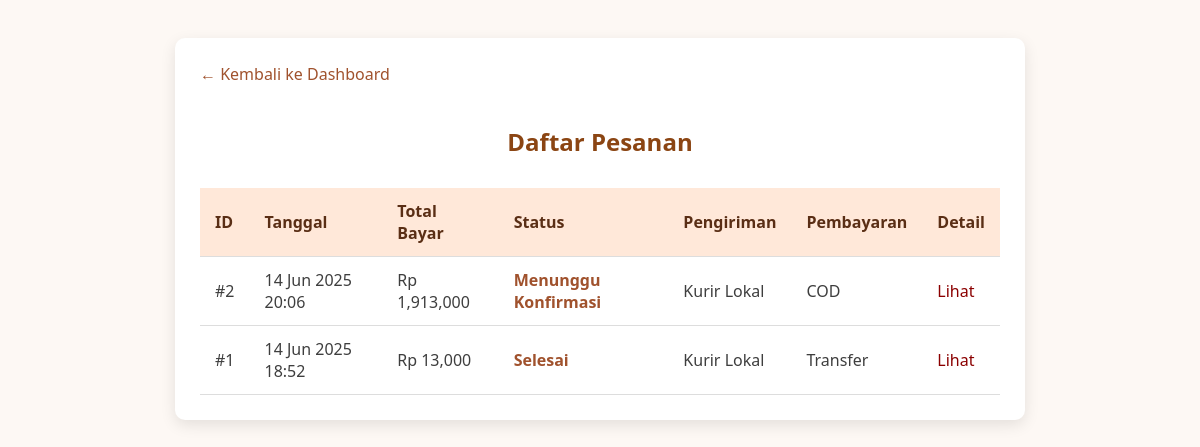
Screenshot of /pesanan.php (signed in) with the database file from the repository.
### tables this page shows
CREATE TABLE `transaksi` (
  `id` int(11) NOT NULL,
  `user_id` int(11) NOT NULL,
  `alamat` text NOT NULL,
  `metode_pengiriman` varchar(50) NOT NULL,
  `metode_pembayaran` varchar(50) NOT NULL,
  `total_bayar` int(11) NOT NULL,
  `biaya_kurir` int(11) NOT NULL,
  `status` varchar(50) DEFAULT 'Menunggu Konfirmasi',
  `created_at` datetime DEFAULT current_timestamp()
);

### pesanan.php (the view, shortened to what this page needs)
<?php
require_once 'config/db.php';
$user_id = $_SESSION['user_id'];
$stmt = $pdo->prepare("
    SELECT t.id, t.created_at, t.total_bayar, t.status, t.metode_pengiriman, t.metode_pembayaran
    FROM transaksi t
    WHERE t.user_id = ?
    ORDER BY t.created_at DESC
");
$stmt->execute([$user_id]);
$pesanan = $stmt->fetchAll();
?>
<!DOCTYPE html>
<html>
<head>
</head>
<body>
<div class="container">
    <a href="index.php" class="back">&larr; Kembali ke Dashboard</a>
    <h2>Daftar Pesanan</h2>
    <?php if (count($pesanan) > 0): ?>
    <table>
        <thead>
            <tr>
                <th>ID</th>
                <th>Tanggal</th>
                <th>Total Bayar</th>
                <th>Status</th>
                <th>Pengiriman</th>
                <th>Pembayaran</th>
                <th>Detail</th>
            </tr>
        </thead>
        <tbody>
        <?php foreach ($pesanan as $row): ?>
            <tr>
                <td>#<?= $row['id'] ?></td>
                <td><?= date('d M Y H:i', strtotime($row['created_at'])) ?></td>
                <td>Rp <?= number_format($row['total_bayar']) ?></td>
                <td class="status"><?= htmlspecialchars($row['status']) ?></td>
                <td><?= htmlspecialchars($row['metode_pengiriman']) ?></td>
                <td><?= htmlspecialchars($row['metode_pembayaran']) ?></td>
                <td><a href="detail_pesanan.php?id=<?= $row['id'] ?>" class="detail">Lihat</a></td>
            </tr>
        <?php endforeach; ?>
        </tbody>
    </table>
    <?php else: ?>
        <p>Belum ada pesanan.</p>
    <?php endif; ?>
</div>
</body>
</html>

### pesanan.php (style rules this page uses)
body { font-family: 'Segoe UI', sans-serif; background-color: #fdf8f4; color: #3e3e3e; padding: 30px; }
.container { max-width: 800px; margin: auto; background-color: #fff; border-radius: 10px; padding: 25px; box-shadow: 0 5px 15px rgba(0,0,0,0.1); }
h2 { text-align: center; margin-bottom: 30px; color: #8b4513; }
table { width: 100%; border-collapse: collapse; }
th, td { padding: 12px 15px; border-bottom: 1px solid #ddd; text-align: left; }
th { background-color: #ffe8d9; color: #5a2e15; }
.status { font-weight: bold; color: #a0522d; }
a.detail { color: #8b0000; text-decoration: none; }
.back { display: inline-block; margin-bottom: 20px; color: #a0522d; text-decoration: none; }

### rows the page displays
transaksi: id "2", created_at "14 Jun 2025 20:06", total_bayar "1,913,000", status "Menunggu Konfirmasi", metode_pengiriman "Kurir Lokal", metode_pembayaran "COD"
transaksi: id "1", created_at "14 Jun 2025 18:52", total_bayar "13,000", status "Selesai", metode_pengiriman "Kurir Lokal", metode_pembayaran "Transfer"
